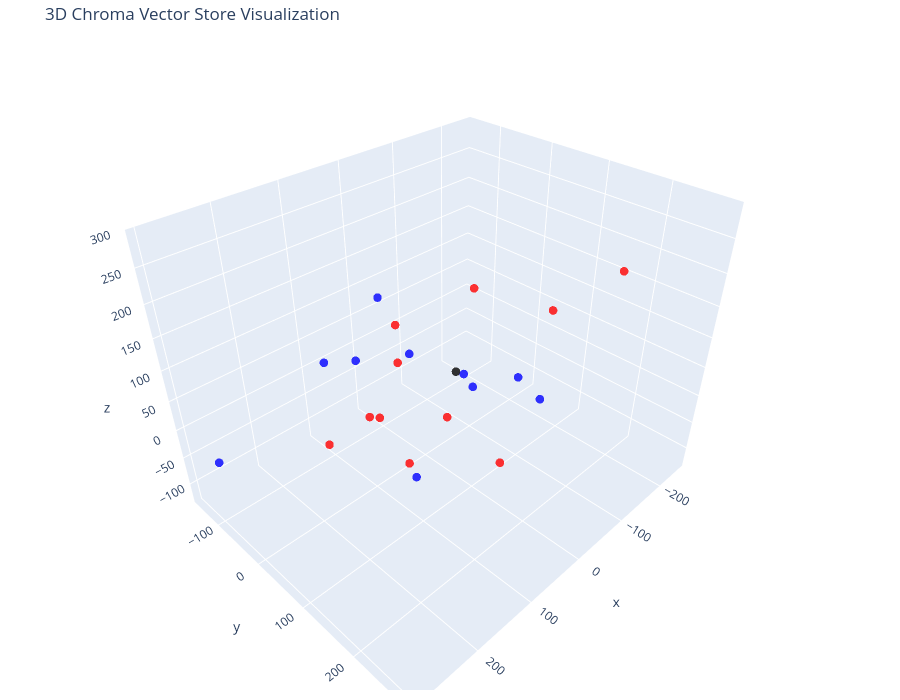

The code cell stored with this chart in its notebook:
### Code cell
# Let's try 3D!
tsne = TSNE(n_components=3, random_state=42, perplexity=5)
reduced_vectors = tsne.fit_transform(vectors)

# Create the 3D scatter plot
fig = go.Figure(data=[go.Scatter3d(
    x=reduced_vectors[:, 0],
    y=reduced_vectors[:, 1],
    z=reduced_vectors[:, 2],
    mode='markers',
    marker=dict(size=5, color=colors, opacity=0.8),
    text=[f"Type: {t}<br>Text: {d[:100]}..." for t, d in zip(doc_types, documents)],
    hoverinfo='text'
)])

fig.update_layout(
    title='3D Chroma Vector Store Visualization',
    scene=dict(xaxis_title='x', yaxis_title='y', zaxis_title='z'),
    width=900,
    height=700,
    margin=dict(r=20, b=10, l=10, t=40)
)

fig.show()

### Figure 1 — Plotly figure (JSON) as saved in the notebook; plotly's stock layout.template omitted (floating-point values rounded to 4 significant figures)
{"data": [{"hoverinfo": "text", "marker": {"color": ["blue", "blue", "blue", "red", "red", "red", "red", "red", "red", "red", "blue", "red", "blue", "blue", "blue", "red", "blue", "blue", "red", "blue", "red", "black"], "opacity": 0.8, "size": 5}, "mode": "markers", "text": ["Type: up<br>Text: - Китай активно продвигает юань, пока доллар теряет влияние\n- Доллар пытается восстановить позиции; ...", "Type: up<br>Text: - Доллар достиг 3-летнего минимума на фоне конфликта Трампа и Пауэлла\n- ИИ готов убить человека при ...", "Type: up<br>Text: - Lindsay в третьем квартале 2025 года превзошла ожидания с сильным ростом выручки\n- Reed's Inc на к...", "Type: down<br>Text: - Трамп анонсирует сделку по правам на полезные ископаемые с Конго\n- Фьючерсы на природный газ подор...", "Type: down<br>Text: - Акции BridgeBio растут после сделки по роялти на $300 млн за продажи акорамидиса в Европе\n- Bernst...", "Type: down<br>Text: - EHang заключает партнерство с Reignwood Aviation для расширения операций eVTOL\n- Прогноз Hershey и...", "Type: down<br>Text: - Акции Te Connectivity достигли исторического максимума в $172,31\n- Landsbankinn принимает заявки н...", "Type: down<br>Text: - Eutelsat Communications публикует полугодовые результаты контракта на поддержание ликвидности\n- At...", "Type: down<br>Text: - Рынок акций  Финляндии закрылся падением, OMX Helsinki 25 снизился на 0,49%\n- Рынок акций  Бельгии...", "Type: down<br>Text: - Saba Capital продает акции Blackrock California (BFZ) на сумму $368 704\n- Bosch Group продает 3,3%...", "Type: up<br>Text: - Акции Progyny растут после подтверждения рейтинга \"Покупать\" от BTIG на фоне благоприятных перспек...", "Type: down<br>Text: - Акции Bel Fuse B достигли исторического максимума в $101,76\n- TotalEnergies присоединяется к PJM I...", "Type: up<br>Text: - Deutsche Bank повысил целевую цену акций Avis Budget Group до $196 с $130\n- Tesla растет на фоне р...", "Type: up<br>Text: - FTSE 100 сегодня: индекс снижается, фунт падает до $1,35, данные ВВП разочаровывают\n- Рынок акций ...", "Type: up<br>Text: - Пентагон заключил контракт с Anthropic на разработку ИИ для национальной безопасности на сумму $20...", "Type: down<br>Text: - Компании полупроводникового сектора превзойдут прогнозы по прибыли, считает Oppenheimer\n- Barrick ...", "Type: up<br>Text: - KeyBanc повысил целевую цену акций MasTec до $196 с $171\n- KeyBanc повышает целевую цену акций Dyc...", "Type: up<br>Text: - Raymond James подтверждает рейтинг \"Strong Buy\" для акций Alimentation Couche-Tard\n- Расшифровка о...", "Type: down<br>Text: - Jefferies понижает рейтинг Clarivate до \"Держать\", предупреждая о замедлении роста\n- Акции Norther...", "Type: up<br>Text: - Французские прокуроры заявляют, что запрашивают данные об алгоритме X, а не личные данные\n- Акции ...", "Type: down<br>Text: - Расшифровка отчета о доходах: Badger Meter не оправдывает прогнозы EPS за 2 квартал 2025 года, акц...", "Type: current<br>Text: - Акции Dreamland открылись ниже цены IPO при дебюте на NASDAQ\n- PensionBee во 2 квартале 2025 года ..."], "type": "scatter3d", "x": [-78.51, -13.74, -188.2, 1.557, -36.22, 12.61, -43.99, -246.5, 122.7, 125.6, 65.43, -61.01, 127.5, 99.43, 81.89, 73.0, -149.0, -44.38, 10.77, 294.2, -30.27, -87.98], "y": [112.4, 84.49, 73.21, -55.81, 122.3, -44.94, 4.22, 40.88, 100.0, -76.04, 49.82, 39.2, 7.348, -105.9, 60.72, -17.82, -60.65, -150.6, -121.1, -90.49, 285.6, -20.16], "z": [31.91, 34.57, -89.06, 13.47, -97.89, 90.35, -83.39, 40.3, -11.09, -85.13, -107.6, 154.8, 110.7, 37.18, 125.2, -30.02, -87.03, 68.42, -123.6, -22.16, 287.5, -30.38]}], "layout": {"height": 700, "margin": {"b": 10, "l": 10, "r": 20, "t": 40}, "scene": {"xaxis": {"title": {"text": "x"}}, "yaxis": {"title": {"text": "y"}}, "zaxis": {"title": {"text": "z"}}}, "title": {"text": "3D Chroma Vector Store Visualization"}, "width": 900}}
